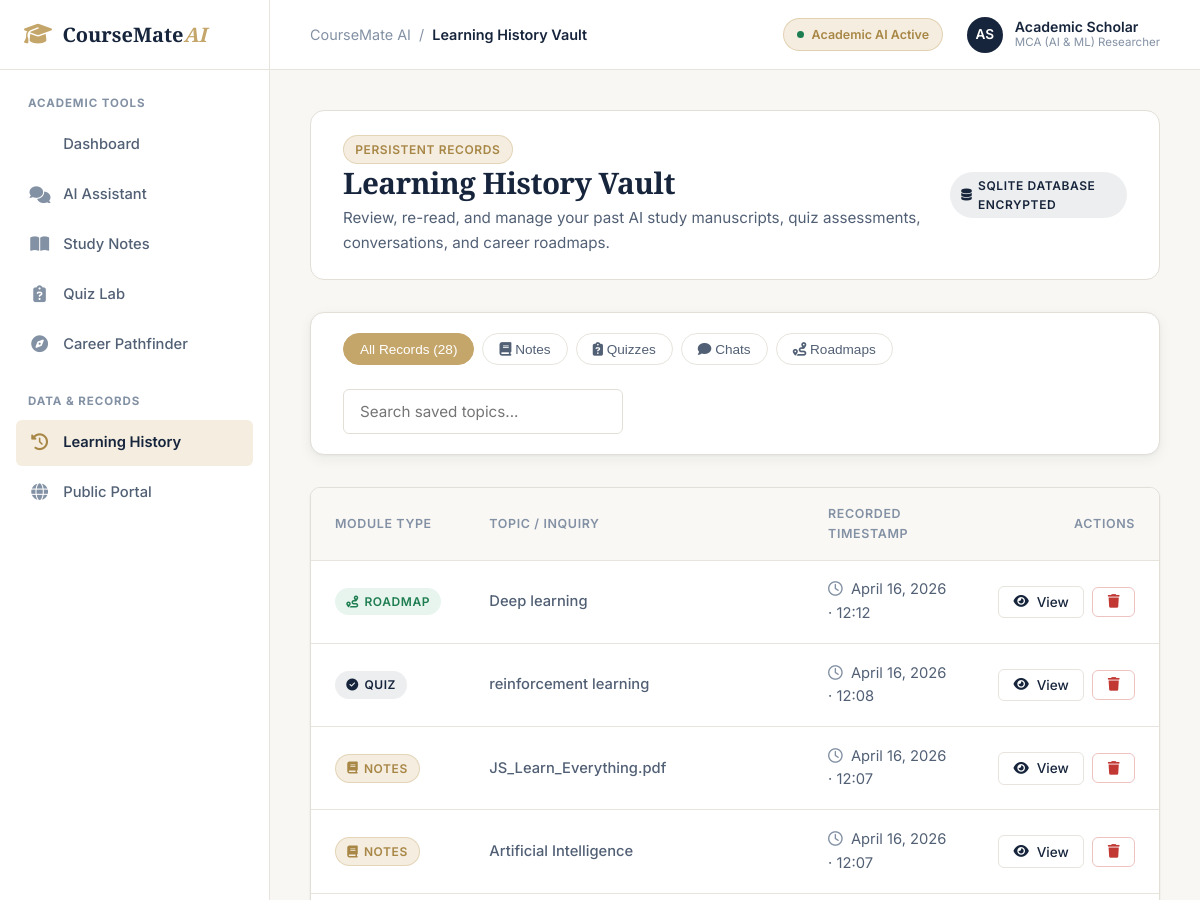
Before: /history (upper part) with the older database file.
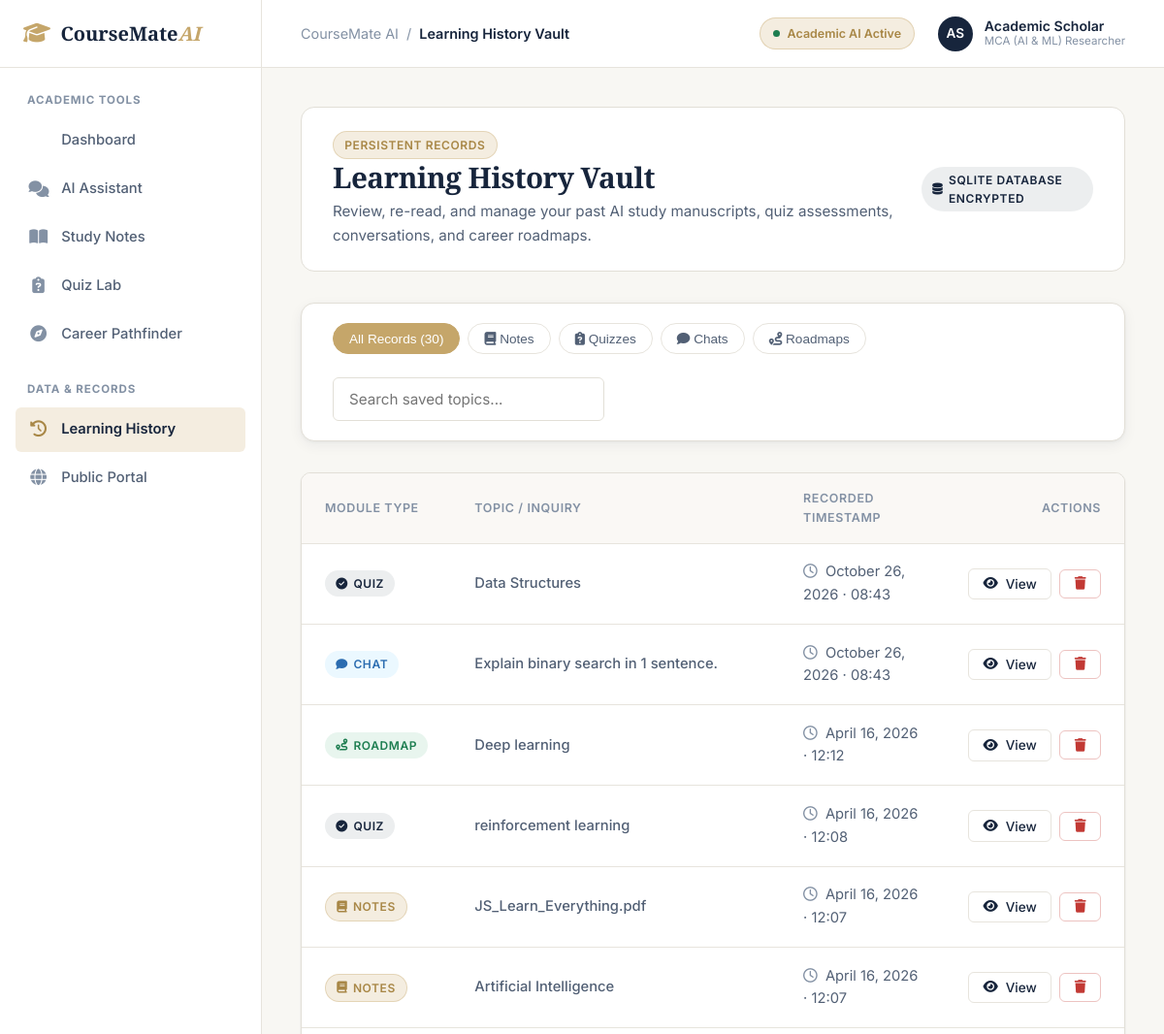
After: the same page with the newer database file.
### app.py (models this page shows, shortened)
class History(db.Model):
    __tablename__ = 'history'
    id = db.Column(db.Integer, primary_key=True)
    type = db.Column(db.String(20), nullable=False)  # 'chat', 'notes', 'quiz', 'recommendation'
    topic = db.Column(db.String(250))
    content = db.Column(db.Text, nullable=False)    # Raw text or JSON structured string
    timestamp = db.Column(db.DateTime, default=datetime.utcnow)

### app.py (the view)
@app.route('/history')
def history_page():
    items = History.query.order_by(History.timestamp.desc()).all()
    return render_template('history.html', items=items)

### templates/history.html (shortened to what the changed rows need)
{% extends "base.html" %}
{% block content %}
<div class="academic-card-header" style="background-color: var(--surface-white); border-radius: var(--radius-lg); border: 1px solid var(--border-card); margin-bottom: 2rem; padding: 1.5rem 2rem;">
    <div>
        <h1 class="editorial-heading" style="font-size: 1.85rem;">Learning History Vault</h1>
    </div>
</div>
<div class="academic-card" style="margin-bottom: 2rem;">
    <div class="academic-card-body" style="padding: 1.25rem 2rem; display: flex; align-items: center; justify-content: space-between; gap: 1.5rem; flex-wrap: wrap;">
        <div class="filter-pills" id="history-type-filters">
            <button class="filter-pill active" data-type="all">All Records ({{ items|length }})</button>
            <button class="filter-pill" data-type="notes"><i class="fas fa-book"></i> Notes</button>
            <button class="filter-pill" data-type="quiz"><i class="fas fa-clipboard-question"></i> Quizzes</button>
            <button class="filter-pill" data-type="chat"><i class="fas fa-comment"></i> Chats</button>
            <button class="filter-pill" data-type="recommendation"><i class="fas fa-route"></i> Roadmaps</button>
        </div>
    </div>
</div>
<div class="activity-card" id="history-container">
    {% if items and items|length > 0 %}
    <table class="activity-table" id="history-records-table">
        <thead>
            <tr>
                <th style="width: 14%;">Module Type</th>
                <th style="width: 48%;">Topic / Inquiry</th>
                <th style="width: 23%;">Recorded Timestamp</th>
                <th style="width: 15%; text-align: right;">Actions</th>
            </tr>
        </thead>
        <tbody id="history-table-body">
            {% for item in items %}
            <tr data-type="{{ item.type }}" data-topic="{{ item.topic|lower }}">
                <td>
                    {% if item.type == 'notes' %}
                    <span class="badge badge-gold"><i class="fas fa-book"></i> Notes</span>
                    {% elif item.type == 'quiz' %}
                    <span class="badge badge-navy"><i class="fas fa-check-circle"></i> Quiz</span>
                    {% elif item.type == 'chat' %}
                    <span class="badge" style="background-color: var(--info-soft); color: var(--info);"><i class="fas fa-comment"></i> Chat</span>
                    {% else %}
                    <span class="badge badge-success"><i class="fas fa-route"></i> Roadmap</span>
                    {% endif %}
                </td>
                <td class="activity-topic-cell">
                    {{ item.topic or 'Academic Inquiry' }}
                </td>
                <td>
                    <i class="far fa-clock" style="margin-right: 4px; color: var(--text-muted);"></i>
                    {{ item.timestamp.strftime('%B %d, %Y · %H:%M') if item.timestamp else 'Archived Record' }}
                </td>
                <td style="text-align: right; white-space: nowrap;">
                    <button class="btn btn-outline btn-sm view-item-btn" data-id="{{ item.id }}" title="Open full saved content">
                        <i class="fas fa-eye"></i> View
                    </button>
                    <button class="btn btn-outline btn-sm delete-item-btn" data-id="{{ item.id }}" style="color: var(--error); border-color: rgba(194, 57, 52, 0.3); margin-left: 4px;" title="Delete record">
                        <i class="fas fa-trash"></i>
                    </button>
                </td>
            </tr>
            {% endfor %}
        </tbody>
    </table>
    {% endif %}
</div>
{% endblock %}

Changed rows visible on the page:
added History: type "quiz" (drawn), topic "Data Structures", timestamp "October 26, 2026 · 08:43"
added History: type "chat" (drawn), topic "Explain binary search in 1 sentence.", timestamp "October 26, 2026 · 08:43"
Other visible differences:
{{ items|length }}: "28" → "30"
